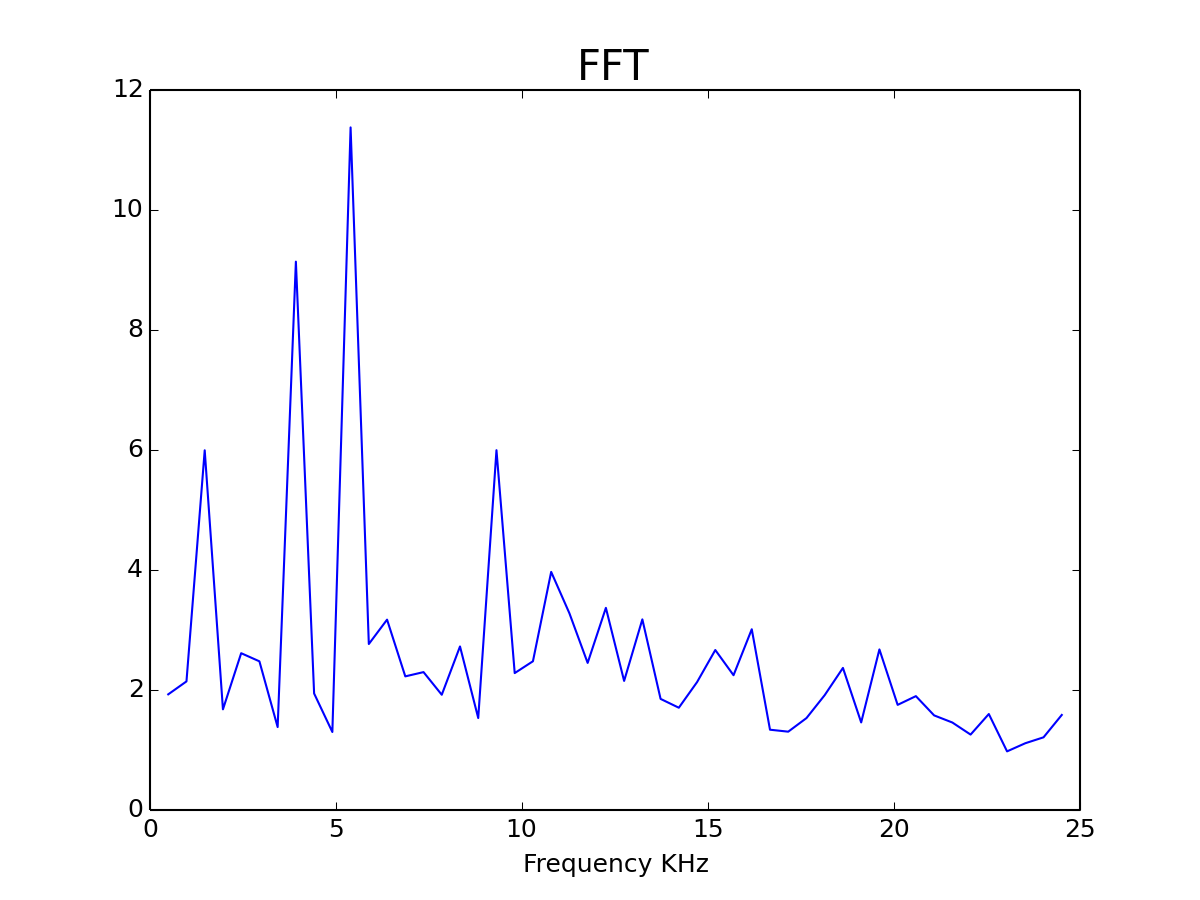

The script that saved this image:
import labrad
from matplotlib import pyplot
import numpy as np
#get access to servers
cxn = labrad.connect()
dv = cxn.data_vault

figure = pyplot.figure()
figure.clf()


datasets  = [
             ('2013Oct21','1837_52'),
             ('2013Oct21','1855_28'),
             ]


merged = {}
for day,name in datasets:
    dv.cd(['','Experiments','Blue Heat ScanDelay',day,name])
    dv.open(1)
    data = dv.get().asarray
    for i in range(data.shape[1]):
        current = merged.get(i, [])
        current.extend(data[:,i])
        merged[i] = current
        
t = np.array(merged[0])
# ion_data = merged[1]
# pyplot.subplot(211)
# pyplot.plot(t, ion_data)
pyplot.subplot(111)
total_fft = 0
freq = np.fft.fftfreq(t.size, 20e-6)
for i in range(1,6):
    ion_data = merged[i]
    fft = np.fft.fft(ion_data)
    total_fft += np.abs(fft)
#not plotting the DC term, only plotting f>0

pos_freqs = np.where(freq > 0)
pyplot.plot(freq[pos_freqs] /10**3, total_fft[pos_freqs])
pyplot.xlabel('Frequency KHz')
pyplot.title('FFT', fontsize = 20)
pyplot.savefig('fft.png', dpi = 150)
pyplot.show()
# pyplot.ylim([0,3])
# pyplot.xlabel(r'Delay after heat $\mu s$', fontsize = 26)
# pyplot.ylabel('Excitation (arb)', fontsize = 26)
# pyplot.tick_params(axis='both', which='major', labelsize=20)
# pyplot.legend()
# fig = pyplot.gcf()
# fig.set_size_inches(12,8)

# pyplot.tight_layout()
# pyplot.show()
